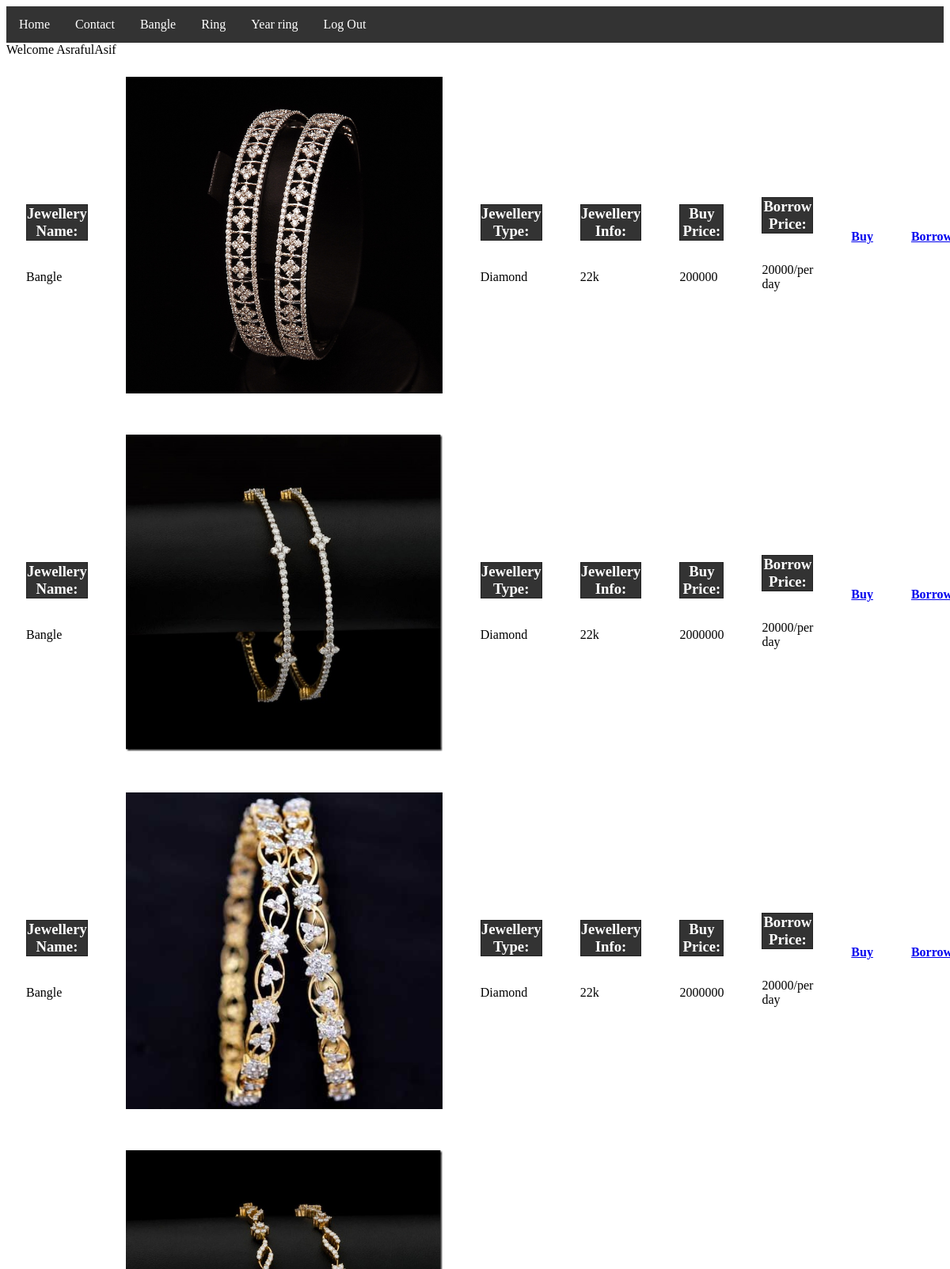
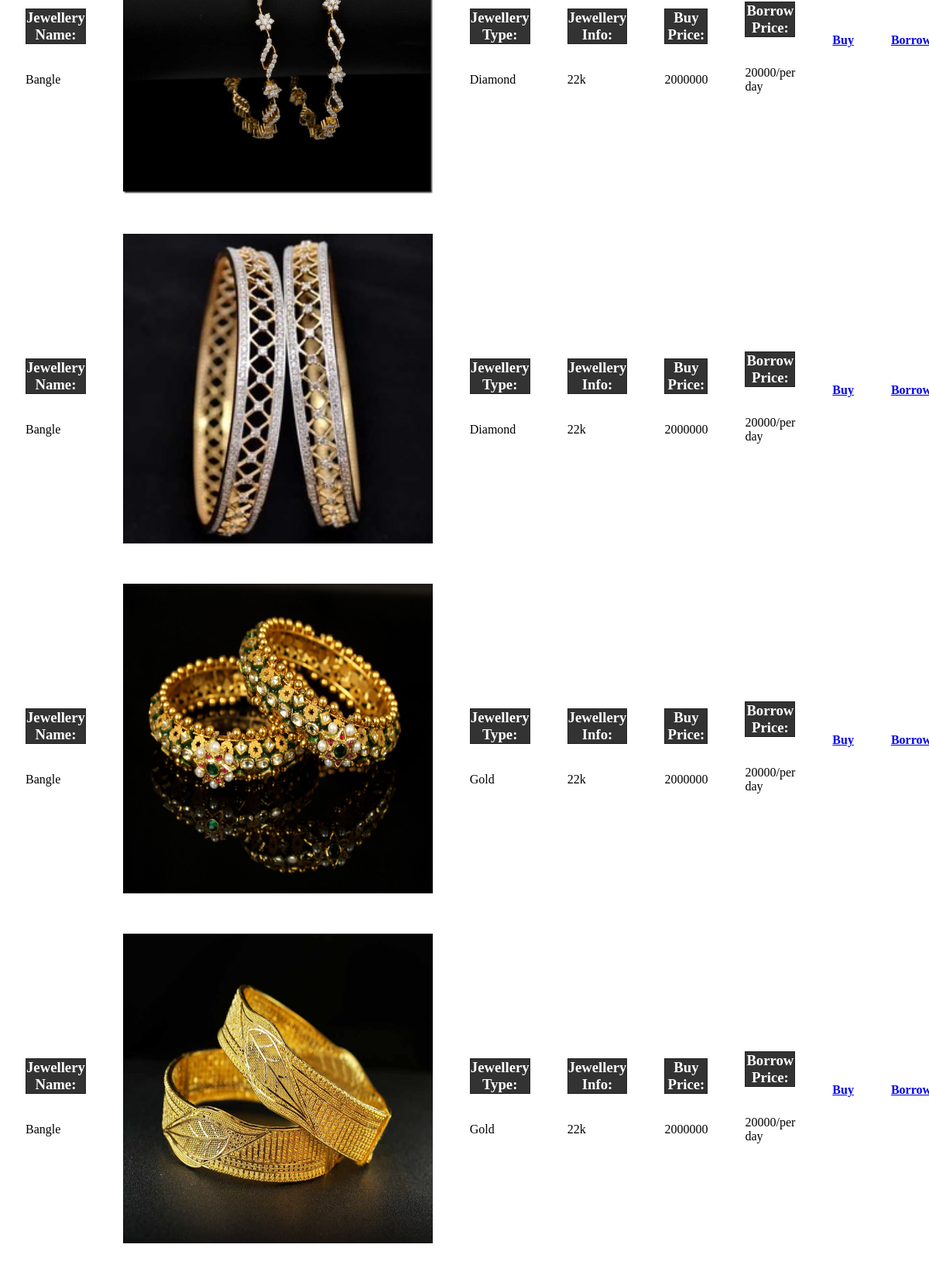
Page /index2.php (signed in, upper part) on the committed database (2 pictures, top to bottom).
### tables this page shows
CREATE TABLE `jewellery` (
  `jewellery_id` int(11) NOT NULL,
  `jewellery_name` varchar(100) NOT NULL,
  `jewellery_image` varchar(255) NOT NULL,
  `jewellery_type` varchar(100) NOT NULL,
  `jewellery_info` varchar(100) NOT NULL,
  `buy_price` varchar(100) NOT NULL,
  `borrow_price` varchar(100) NOT NULL
);

### index2.php (the view, shortened to what this page needs)
<!DOCTYPE html>
<html lang="en">
<head>
</head>
<body>
<?php
 require "navbar2.php";
 echo "Welcome   ". $_SESSION['user_name']."<br>";
?>
<?php
$link=mysqli_connect("localhost","root","","jewellery_network");
$sql="SELECT jewellery_id,jewellery_name,jewellery_image,jewellery_type,jewellery_info,buy_price,borrow_price FROM jewellery";
if($result=mysqli_query($link,$sql))
{
	if(mysqli_num_rows($result)>0)
	{
		echo"<table>";
	while($row=mysqli_fetch_array($result))
	{
		echo"<tr>";
        echo"<td style = 'text-transform:capitalize;'>"."<h3>Jewellery Name:</h3>"."<br>".$row['jewellery_name']."</td>";
        echo"<td>"."<img src='".$row['jewellery_image']."'height='400' width='400'/>"."</td>";
		echo"<td style = 'text-transform:capitalize;'>"."<h3>Jewellery Type:</h3>"."<br>".$row['jewellery_type']."</td>";
        echo"<td>"."<h3>Jewellery Info:</h3>"."<br>".$row['jewellery_info']."</td>";
        echo"<td>"."<h3>Buy Price:</h3>"."<br>".$row['buy_price']."</td>";
        echo"<td>"."<h3>Borrow Price:</h3>"."<br>".$row['borrow_price']."/per day"."</td>";
        echo"<td>"."<a href='buy.php?jid=$row[jewellery_id]&cid=$_SESSION[cusid]'><h4>Buy</h4></a>"."</td>";
        echo"<td>"."<a href='borrow.php?jid1=$row[jewellery_id]&cid1=$_SESSION[cusid]'><h4>Borrow</h4></a>"."</td>";
        echo"</tr>";
}
echo"</table>";
}
	else
	{
		echo"No records matching your query were found.";
	}
}
	else{
		echo"ERROR:Could not able to excute $sql.".mysqli_error($link);
	}
?>
</body>
</html>

### index2.php (style rules this page uses)
td { padding:23px; }
h3 { display: block; color: white; text-align: center; text-decoration: none; overflow: hidden; background-color: #333; border: 1px solid #222; }

### rows in the picture
jewellery: jewellery_name "Bangle", jewellery_image (picture), jewellery_type "Diamond", jewellery_info "22k", buy_price "200000", borrow_price "20000"
jewellery: jewellery_name "Bangle", jewellery_image (picture), jewellery_type "Diamond", jewellery_info "22k", buy_price "2000000", borrow_price "20000"
jewellery: jewellery_name "Bangle", jewellery_image (picture), jewellery_type "Diamond", jewellery_info "22k", buy_price "2000000", borrow_price "20000"
jewellery: jewellery_name "Bangle", jewellery_image (picture), jewellery_type "Diamond", jewellery_info "22k", buy_price "2000000", borrow_price "20000"
jewellery: jewellery_name "Bangle", jewellery_image (picture), jewellery_type "Diamond", jewellery_info "22k", buy_price "2000000", borrow_price "20000"
jewellery: jewellery_name "Bangle", jewellery_image (picture), jewellery_type "Gold", jewellery_info "22k", buy_price "2000000", borrow_price "20000"
jewellery: jewellery_name "Bangle", jewellery_image (picture), jewellery_type "Gold", jewellery_info "22k", buy_price "2000000", borrow_price "20000"

### other values in the picture
$_SESSION['user_name'] "AsrafulAsif"
